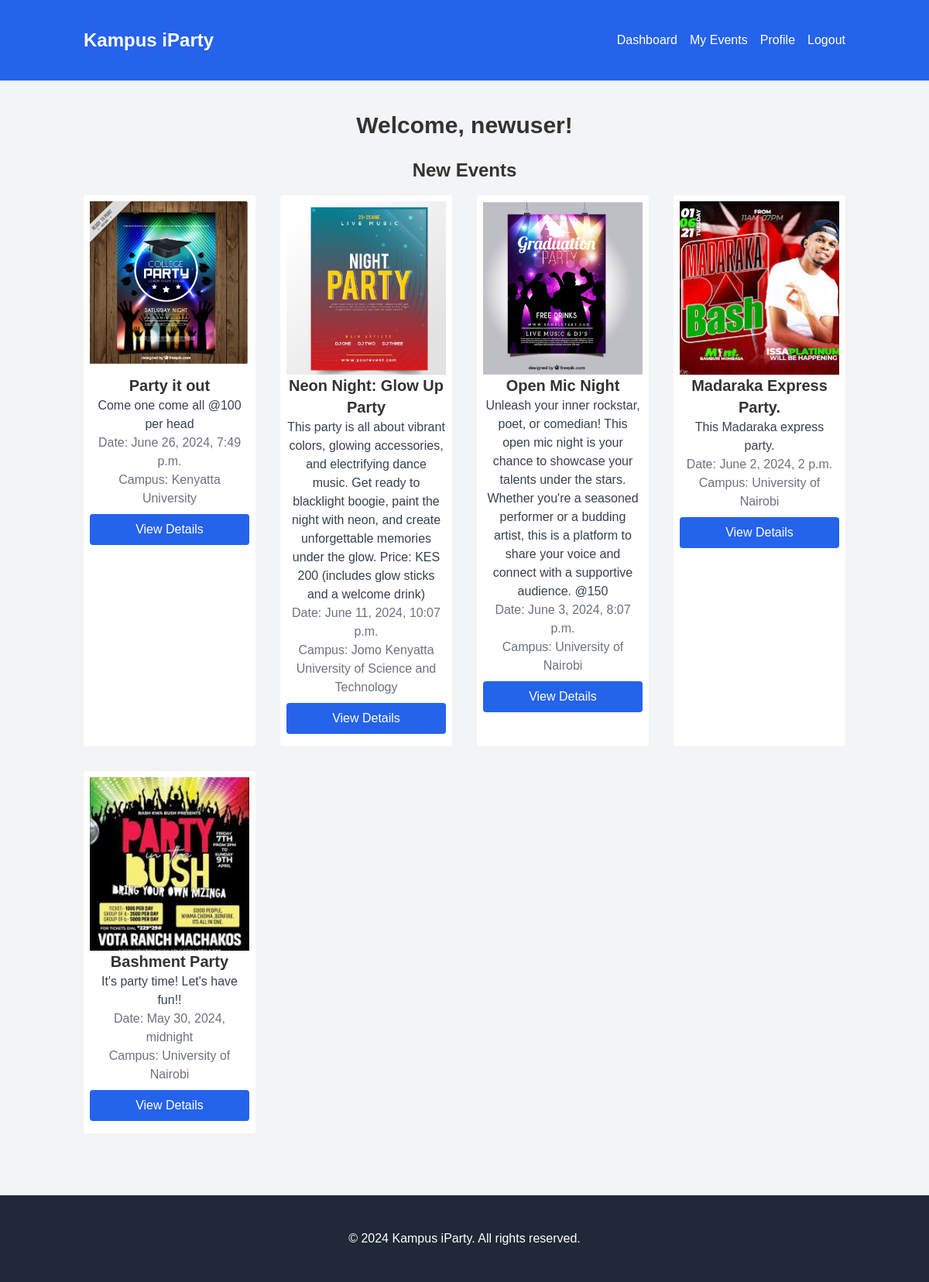
Page /dashboard (signed in) on the committed database.
### users/models.py (models this page shows)
class CustomUser(AbstractUser):
    phone_number = models.CharField(max_length=15)
    user_permissions = models.ManyToManyField(
        'auth.Permission', blank=True, related_name='custom_user_permissions')
    groups = models.ManyToManyField(
        'auth.Group', blank=True, related_name='custom_user_groups')
    objects = CustomUserManager()
    class Meta:
        db_table = 'custom_user'

### events/models.py (models this page shows, shortened)
class Event(models.Model):
    title = models.CharField(max_length=100)
    description = models.TextField()
    date = models.DateTimeField()
    location = models.CharField(max_length=100)
    campus = models.ForeignKey('campus.Campus', on_delete=models.CASCADE)
    attendees = models.ManyToManyField('users.CustomUser', blank=True, related_name='event_attendees')
    created_by = models.ForeignKey('users.CustomUser', on_delete=models.CASCADE, related_name='event_creator')
    created_at = models.DateTimeField(auto_now_add=True)
    updated_at = models.DateTimeField(auto_now=True)
    poster = models.ImageField(upload_to='event_posters/', blank=True)
    slots = models.IntegerField(default=1)
    budget_amount = models.FloatField(default=0.0)
    charges = models.FloatField(default=0.0, editable=False)
    total_budget_amount = models.FloatField(default=0.0)

### campus/models.py (models this page shows, shortened)
class Campus(models.Model):
    name = models.CharField(max_length=100)
    location = models.CharField(max_length=100)
    initials = models.CharField(max_length=10, unique=True)

### app/views.py (the view)
# urls.py: path('dashboard', dashboard, name='user_dashboard'),
@login_required(login_url='/users/login/')
def dashboard(request):
    events = Event.objects.order_by('-date')[:10]
    return render(request, 'dashboard.html', {'events': events})

### templates/dashboard.html (shortened to what this page needs)
{% extends 'base.html' %}
{% block content %}
<h2 class="text-3xl font-bold mb-6">Welcome, {{ user.username }}!</h2>
<section>
  <h3 class="text-2xl font-bold mb-4">New Events</h3>
  <div class="grid grid-cols-1 md:grid-cols-3 lg:grid-cols-4 gap-8">
    {% for event in events %}
    <div class="col-span-1 bg-white p-2 rounded">
      {% if event.poster %}
      <img src="{{ event.poster.url }}" class="card-img-top w-full h-56 object-cover" alt="{{ event.title }}">
      {% endif %}
      <h4 class="text-xl font-bold">{{ event.title }}</h4>
      <p class="text-gray-700">{{ event.description }}</p>
      <p class="text-gray-500">Date: {{ event.date }}</p>
      <p class="text-gray-500 mb-2">Campus: {{ event.campus.name }}</p>
      <a href="{% url 'events:event_details' pk=event.id %}" class="bg-blue-600 text-white rounded px-2 py-2 block text-center w-full my-2 hover:bg-gray-900">View Details</a>
    </div>
    {% endfor %}
  </div>
</section>
{% endblock %}

### static/css/style.css (style rules this page uses)
body { margin: 0; font-family: sans-serif; background-color: lightgrey; color: #333; text-align: center; }

### rows in the picture
CustomUser: username "newuser"
Event: poster (picture), title "Party it out", description "Come one come all @100 per head", date "June 26, 2024, 7:49 p.m.", campus.name "Kenyatta University"
Event: poster (picture), title "Neon Night: Glow Up Party", description "This party is all about vibrant colors, glowing accessories, and electrifying dance music. Get ready to blacklight boogie, paint the night with neon, and create unforgettable memories under the glow. Price: KES 200 (includes glow sticks and a welcome drink)", date "June 11, 2024, 10:07 p.m.", campus.name "Jomo Kenyatta University of Science and Technology"
Event: poster (picture), title "Open Mic Night", description "Unleash your inner rockstar, poet, or comedian! This open mic night is your chance to showcase your talents under the stars. Whether you're a seasoned performer or a budding artist, this is a platform to share your voice and connect with a supportive audience. @150", date "June 3, 2024, 8:07 p.m.", campus.name "University of Nairobi"
Event: poster (picture), title "Madaraka Express Party.", description "This Madaraka express party.", date "June 2, 2024, 2 p.m.", campus.name "University of Nairobi"
Event: poster (picture), title "Bashment Party", description "It's party time! Let's have fun!!", date "May 30, 2024, midnight", campus.name "University of Nairobi"
